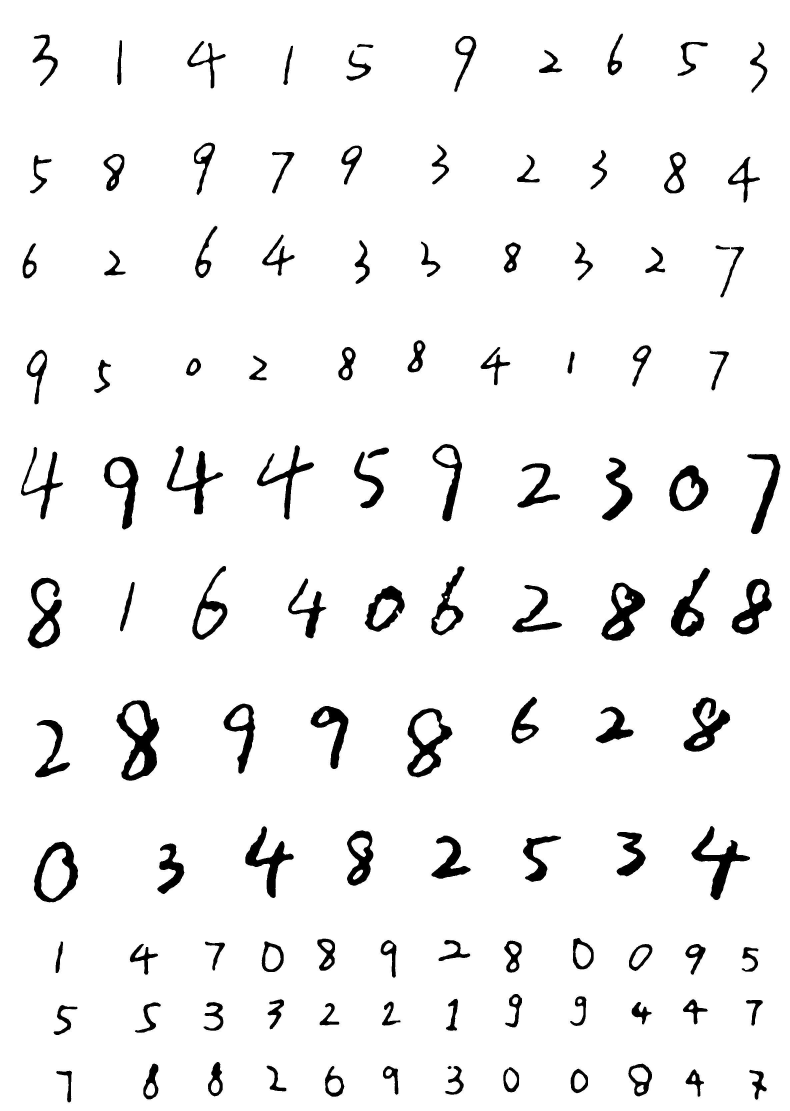
%> input picture hand.jpg, 2369 x 3332 px (shown at 1/3 size)
$ octave live_test.m   (GNU Octave 9; MATLAB toolbox functions it lacks are replaced by stand-ins)
%> lines starting %> are read from the running program, lines starting %| are printed output that depends on the picture; in (x1, y1, x2, y2) boxes, pixels count from 0 and x2, y2 are one past the last pixel; in counts of white or black regions, pixels touching at a corner belong together; the program's own positions count from 1
### Image_preprocess/im_boundBox.m
function B = im_boundBox(A)
%UNTITLED6 Summary of this function goes here
%   Detailed explanation goes here
A1 = sum(A);
A2 = sum(A,2);

B=A( [find(A2>0,1):find(A2>0,1,'last')],[find(A1>0,1):find(A1>0,1,'last')]);


end

### Image_preprocess/im_resize.m
function b_final = im_resize( a )
s=size(a);

b=zeros(max(s),max(s));


if max(s)==s(1)

b( :,floor((s(1)-s(2))/2)+1:floor((s(1)-s(2))/2)+s(2))=a;

else

b( floor((s(2)-s(1))/2)+1:floor((s(2)-s(1))/2)+s(1),: )=a;
end

b_resize=imresize(b,[30,30]);

b_resize=im2bw(b_resize);

b_resize(1,:)=0;
b_resize(end,:)=0;
b_resize(:,1)=0;
b_resize(:,end)=0;

b_final=b_resize;


end

### Image_preprocess/im_thin.m
function [B ] =im_thin( A )
%UNTITLED2 Summary of this function goes here
%   Detailed explanation goes here
B= bwmorph(A,'thin',Inf);
B = bwmorph(B,'spur' ,2);

%B=im2bw(B);
end

### Feature_extraction/celledHist.m
function V = celledHist(G, k,flag)
[m, n] = size(G);

if flag==0
    V=[];
for i=1:k


    P=sum(G(:,1+(i-1)*m/k:(i-1)*m/k+m/k),2);
   V=[V;P];


end


for i=1:k


    P=sum(G(1+(i-1)*m/k:(i-1)*m/k+m/k,:),1);
   V=[V;P'];

end
else

      V=[];
for i=1:(2*k-1)


    P=sum(G(:,1+(i-1)*m/k/2:(i-1)*m/k/2+m/k),2);
   V=[V;P];


end

for i=1:(2*k-1)


    P=sum(G(1+(i-1)*m/k/2:(i-1)*m/k/2+m/k,:),1);
   V=[V;P'];


end
end

### Feature_extraction/Features.m
function  B  = Features( A )
% [38 lines of commented-out code are left out]


B1=celledHist(A,5,1);
%B1=mapminmax(B1);

B2=zoningDens(A,5,1);
%B2=mapminmax(B2);

B3=hogDit(A);
%B3=fea_minmax(B3);

B4=transitions(A);
%B4=fea_minmax(B4);

B5=chainCode(A);
%B5=fea_minmax(B5);

B6=offsetDistance(A);
%B6=fea_minmax(B6);

B7=holeHist(A);
%B7=fea_minmax(B7);

B8=shapeContextDit(A);
%B8=fea_minmax(B8);

B9=lengthDit(A);

B=[B1',B2',B3',B4',B5',B6',B7',B8',B9'];

end


% [10 lines left out: function fea_minmax, not called in this run]

### Feature_extraction/zoningDens.m
%zoning feature extraction
%a: the input image(grayscale) matrix
%n: the zoning size nxn


function density = zoning_dens(a, n,flag)

rows = size(a,1) / n;

if flag==1  %% individual blocks
density=[];
for i=1:2*n-1

    for j=1:2*n-1

        dense=sum(sum(a(  1+(i-1)*rows/2:(i-1)*rows/2+rows , 1+(j-1)*rows/2:(j-1)*rows/2+rows   ) ));

        density=[density;dense];
    end
end


else  %% overlapping blocks


    density=[];
for i=1:n

    for j=1:n

        dense=sum(sum(a(  1+(i-1)*rows:(i-1)*rows+rows , 1+(j-1)*rows:(j-1)*rows+rows   ) ));

        density=[density;dense];
    end
end


end
end

### Feature_extraction/hogDit.m
function B = hogDit( A)
%UNTITLED4 Summary of this function goes here
%   Detailed explanation goes here

%B4=extractLBPFeatures(A,'Upright',false,'NumNeighbors',24, 'CellSize',[15,15])';
%B5=extractLBPFeatures(A,'Upright',false,'NumNeighbors',8, 'CellSize',[6,6])';

B1=extractHOGFeatures(A,'CellSize',[6 6],'Blocksize',[3 3])';
B2=extractHOGFeatures(A,'CellSize',[10 10],'Blocksize',[5 5])';

B=[B1;B2];
end

### live_test.m
%segment individual digits from a paper of handwritten digits


rawImg = imread('hand.jpg');
%> rawImg is the input picture: size 3332x2369 uint8; min 0, max 255, mean 242.2
%show(rawImg);
%rawImg = rgb2gray(rawImg);
rawImg = imresize(rawImg,0.5);
%> rawImg: size 1666x1185 uint8
wbImg = imbinarize(rawImg);
%> wbImg: size 1666x1185 logical; 94.9% white; 116 black regions, largest, box (x1, y1, x2, y2) and area: (175, 1050, 239, 1171) 3362, (1037, 1239, 1126, 1350) 2563, (611, 1062, 679, 1166) 2532
wbImg = double(wbImg);
wbImg(wbImg == 0) = 0.5;
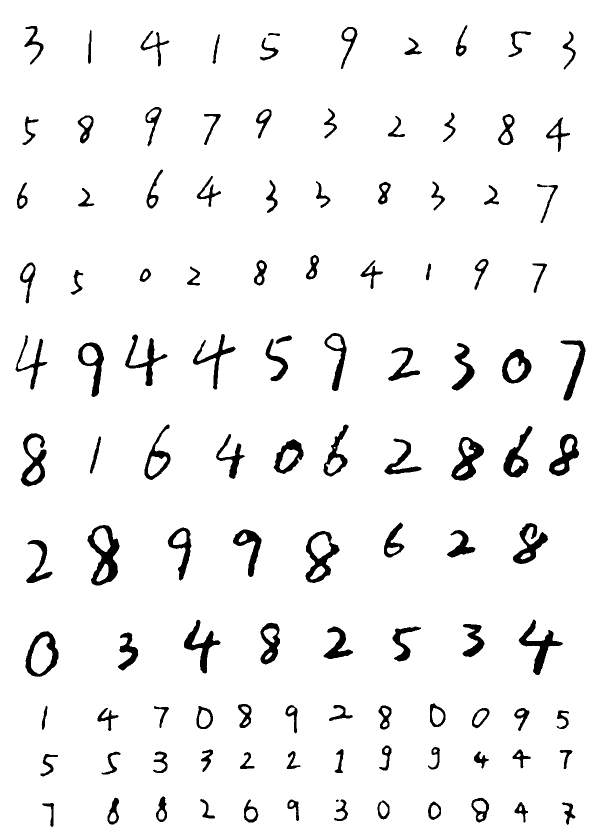
%> wbImg: size 1666x1185 double (shown at 1/2 size); values 0.5 (black) and 1 (white), 94.9% white; 116 black regions, largest, box (x1, y1, x2, y2) and area: (175, 1050, 239, 1171) 3362, (1037, 1239, 1126, 1350) 2563, (611, 1062, 679, 1166) 2532
wbImg(wbImg == 1) = 0;
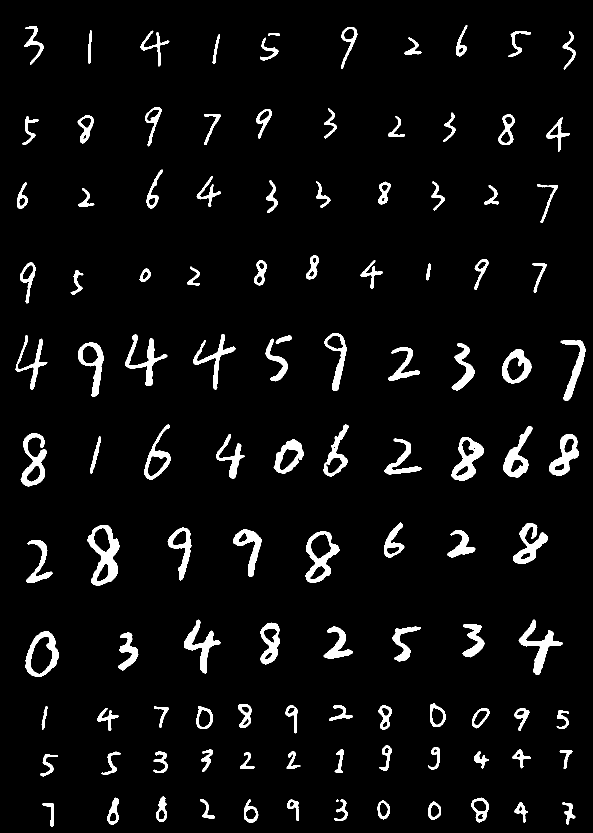
%> wbImg: size 1666x1185 double (shown at 1/2 size); values 0 (black) and 0.5 (white), 5.1% white; 116 white regions, largest, box (x1, y1, x2, y2) and area: (175, 1050, 239, 1171) 3362, (1037, 1239, 1126, 1350) 2563, (611, 1062, 679, 1166) 2532
wbImg(wbImg == 0.5) = 1;
show(wbImg);
%> (this line was passed over: show is not available in this run)

%[row, col] = find(wbImg == 1);
row_sum = sum(wbImg,2);
%> row_sum = 1666 values, max 283 at index 942, min 0 at index 1, mean 60.23
%col_sum = sum(wbImg,1);
row_len = length(row_sum);
%> row_len = 1666
row_bound = zeros(row_len,1);
for i=1:row_len-1
    if((row_sum(i) == 0 && row_sum(i+1) ~= 0) ||(row_sum(i) ~= 0 && row_sum(i+1) == 0) )
        row_bound(i) = i;
    end

end
%> after the loop, row_bound = 1666 values, max 1654 at index 1654, min 0 at index 1, mean 11.93
row_bound(row_bound == 0) = [];
row_num = length(row_bound);
%> row_num = 22
%show(wbImg(row_bound(1):row_bound(2),:));
cut_by_row = cell(1,row_num/2);
%> cut_by_row = {[], [], [], [], [], [], [], [], [], [], []}
cell_count = 1;
for k = 1:2:row_num-1
    cut_by_row{1,cell_count} = wbImg(row_bound(k):row_bound(k+1),:);
    cell_count = cell_count + 1;
end
%> this loop made 11 passes
%> k on passes 3 to 11: 5, 7, 9, 11, 13, 15, 17, 19, 21
%> after the loop, cut_by_row = 11 items
uniLen = size(wbImg,2);
%> uniLen = 1185
col_num = 0;
bound_cell = cell(1,row_num/2);
%> bound_cell = {[], [], [], [], [], [], [], [], [], [], []}
for n = 1: row_num/2
    mat = cut_by_row{1,n};
    col_mat = sum(mat,1);
    col_bound = zeros(uniLen,1);
    for i=1:uniLen-1
        if((col_mat(i) == 0 && col_mat(i+1) ~= 0) ||(col_mat(i) ~= 0 && col_mat(i+1) == 0) )
            col_bound(i) = i;
        end
    end
    col_bound(col_bound == 0) = [];
    bound_cell{1,n} = col_bound;
    temp = length(col_bound);
    col_num = col_num + temp;

end
%> this loop made 11 passes
%> (temp, col_num) on passes 1 to 11: (20, 20), (20, 40), (20, 60), (20, 80), (20, 100), (20, 120), (16, 136), (16, 152), (24, 176), (24, 200), (24, 224)
%> pass 1, `mat = cut_by_row{1,n};`:
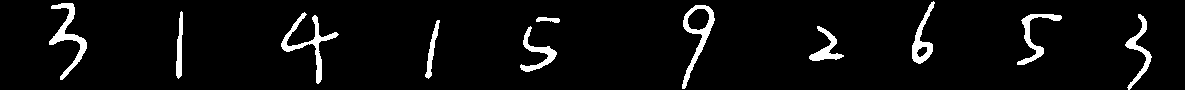
%> mat: size 90x1185 double; values 0 (black) and 1 (white), 5% white; 11 white regions, largest, box (x1, y1, x2, y2) and area: (281, 12, 339, 84) 752, (49, 3, 87, 80) 748, (682, 5, 715, 89) 708
%> pass 3, `mat = cut_by_row{1,n};`:
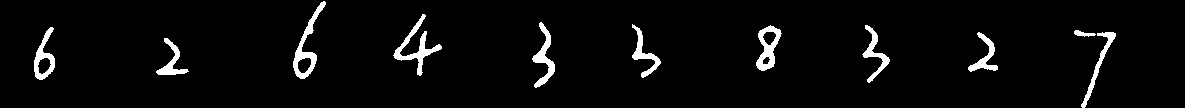
%> mat: size 108x1185 double; values 0 (black) and 1 (white), 3.9% white; 11 white regions, largest, box (x1, y1, x2, y2) and area: (393, 14, 442, 76) 671, (293, 1, 326, 79) 651, (756, 25, 782, 71) 555
%> after the loop, bound_cell = 11 items; col_bound = 24 values from 84 to 1151

outputDigits = cell(1,col_num/2);
%> outputDigits = 112 items
count = 1;
for i = 1: row_num/2
    mat = cut_by_row{1,i};
    col_bound = bound_cell{1,i};
    col_num = length(col_bound);
    for j = 1:2:col_num-1
        outputDigits{1,count} = mat(:,col_bound(j):col_bound(j+1));
        count = count + 1;
    end

end
%> this loop made 11 passes
%> col_num on passes 1 to 11: 20, 20, 20, 20, 20, 20, 16, 16, 24, 24, 24
%> after the loop, count = 113

%in case some position does not have a number,for example
%1  [] 3
%[] 2  6
%7  9  0
%outputDigits{1,9} = [];
cell_num = size(outputDigits,2);
%> cell_num = 112
for i = 1 : cell_num
    if(isempty(find(outputDigits{1,i} == 1)))
        outputDigits{1,i} = [];
    end
end
%> this loop made 112 passes
outputDigits = outputDigits(~cellfun('isempty',outputDigits));
%show(outputDigits{1,16});

live_label = [3 1 4 1 5 9 2 6 5 3 ...
    5 8 9 7 9 3 2 3 8 4 ...
    6 2 6 4 3 3 8 3 2 7 ...
    9 5 0 2 8 8 4 1 9 7 ...
    4 9 4 4 5 9 2 3 0 7 ...
    8 1 6 4 0 6 2 8 6 8 ...
    2 8 9 9 8 6 2 8 ...
    0 3 4 8 2 5 3 4 ...
    1 4 7 0 8 9 2 8 0 0 9 5 ...
    5 5 3 3 2 2 1 9 9 4 4 7 ...
    7 8 8 2 6 9 3 0 0 8 4 7];
for k = 1: cell_num
    outputDigits{1, k} = im_boundBox(outputDigits{1, k});
    outputDigits{1, k} = im_resize(outputDigits{1, k});
end
%> this loop made 112 passes
%> s in im_resize on passes 1, 3, 5, 6, 7, 8, 9, 10, 11, 12, 13, 14: [77 38], [72 58], [55 40], [84 33], [35 35], [63 23], [51 45], [76 27], [57 32], [56 32], [79 32], [62 34]
%> (A1 in im_boundBox, s in im_resize) on passes 2, 4, 38: ([0 15 39 43 60 65 65 23], [68 7]), ([0 3 6 17 26 29 35 34 26 25 20 16 17 16 9 3], [59 15]), ([0 9 13 16 24 29 31 27 15 12 10], [34 10])
%> pass 1, in im_boundBox, `B=A( [find(A2>0,1):find(A2>0,1,'last')],[find(A1>0,1):find(A1>0,1,'las..`:
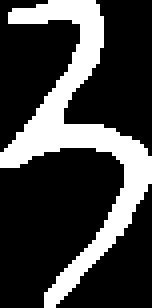
%> B: size 77x38 double (shown 4 times larger); values 0 (black) and 1 (white), 25.6% white; 1 white region, box (x1, y1, x2, y2) and area: (0, 0, 38, 77) 748
%> pass 1, in im_resize, `b_resize=im2bw(b_resize);`:
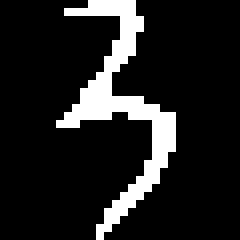
%> b_resize: size 30x30 logical (shown 8 times larger); 12.9% white in thin lines or dots, all inside (x1, y1, x2, y2) = (7, 0, 22, 30)

for k = 1 : cell_num
    outputDigits{1, k} = im_thin(outputDigits{1, k});

end
%> this loop made 112 passes
%> pass 3, in im_thin (call 3), `B= bwmorph(A,'thin',Inf);`:
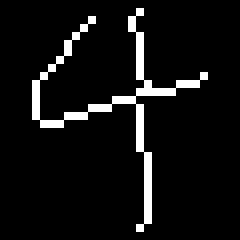
%> B: size 30x30 logical (shown 8 times larger); 6.7% white in thin lines or dots, all inside (x1, y1, x2, y2) = (4, 1, 26, 29)
show(outputDigits{1, 26})
%> (this line was passed over: show is not available in this run)
temp  = Features(outputDigits{1, 1});
%> in celledHist, `[m, n] = size(G);`: m = 30
%> after the loop in celledHist, `for i=1:(2*k-1)`: V = 270 values, max 6 at index 92, min 0 at index 1, mean 0.311
%> after the loop in celledHist, `for i=1:(2*k-1)`: V = 540 values, max 6 at index 92, min 0 at index 1, mean 0.296
%> in Features, `B1=celledHist(A,5,1);`: B1 has the same summary as V in celledHist
%> in zoning_dens, `rows = size(a,1) / n;`: rows = 6
%> after the loop in zoning_dens, `for i=1:2*n-1`: density = 81 values, max 9 at index 31, min 0 at index 1, mean 1.88
%> in Features, `B2=zoningDens(A,5,1);`: B2 has the same summary as density in zoning_dens
%> the run ends on the next line
